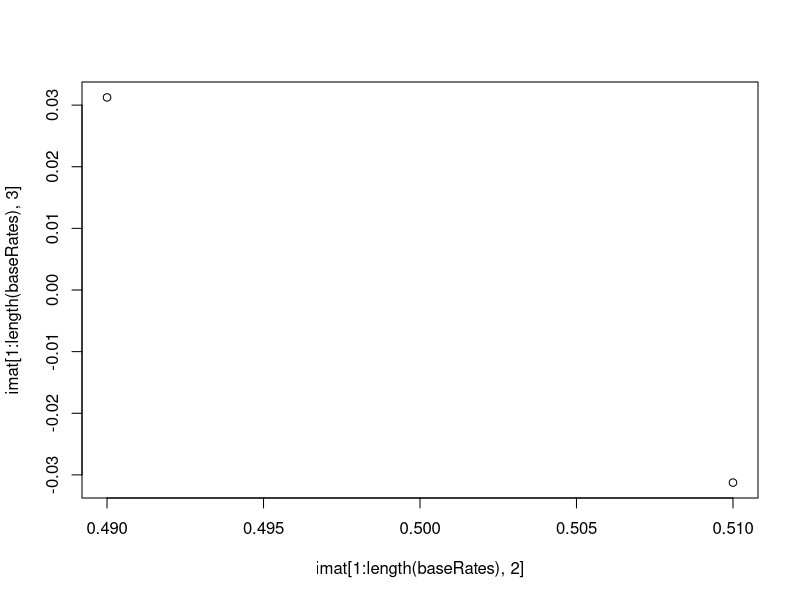

Recreate this plot in R.


getThing <- function(Goal){
  print("before first for")
  imat <- matrix(nrow = 0, ncol = 10)
  dPrimes <- c(0.5)
  baseRates <- c(0.49, 0.51)
  Goal <- 1
  
for (i in dPrimes)
  {
  print("before second for")
    for (j in baseRates){
      FNPayOff <- 0
      stepSize <- 1
      optimalBeta <-(1-j)/j*(1)/(exp(FNPayOff))
      optimalBias <- log(optimalBeta)/i
      nFalsePositives <- (1-pnorm((optimalBias+i/2))) * (1-j)
      nFalseNegatives <- pnorm((optimalBias-i/2)) * (j)
      nTruePositives <- 1 - pnorm((optimalBias-i/2)) * (j)
      nTrueNegatives <- pnorm((optimalBias+i/2)) * (1-j)
      FPdivFN <- nFalsePositives / nFalseNegatives
      
      distance <- Goal - FPdivFN
      print(c(FNPayOff, stepSize, Goal, FPdivFN, distance))
      
      
      if(distance < 0){
        MovingUp <- TRUE
      }
      else{
        MovingUp <- FALSE
      }
      
      while (abs(distance) > 0.01){
        if(distance < 0)
        {
          if (MovingUp == FALSE)
          {
            stepSize <- stepSize/2
          }
          FNPayOff <- FNPayOff - stepSize 
          MovingUP <- TRUE
        }
        else
        {
          if (MovingUp == TRUE)
          {
            stepSize <- stepSize/2
          }
          FNPayOff <- FNPayOff + stepSize  
          MovingUP <- FALSE
        }
        
        optimalBeta <-(1-j)/j*(1)/(exp(FNPayOff))
        optimalBias <- log(optimalBeta)/i
        nFalsePositives <- (1-pnorm((optimalBias+i/2))) * (1-j)
        nFalseNegatives <- pnorm((optimalBias-i/2)) * (j)
        nTruePositives <- 1 - pnorm((optimalBias-i/2)) * (j)
        nTrueNegatives <- pnorm((optimalBias+i/2)) * (1-j)
        FPdivFN <- nFalsePositives / nFalseNegatives
        
        distance <- Goal - FPdivFN
        print(c(FNPayOff, stepSize, Goal, FPdivFN, distance))
        
      }
      
      imat <- rbind(imat, c(i, j, FNPayOff, optimalBias, nFalsePositives, nFalseNegatives, nTruePositives, nTrueNegatives, FPdivFN, distance))
    }
  }
  
 plot(imat[1:length(baseRates),2], imat[1:length(baseRates),3])
}

getThing(1)
